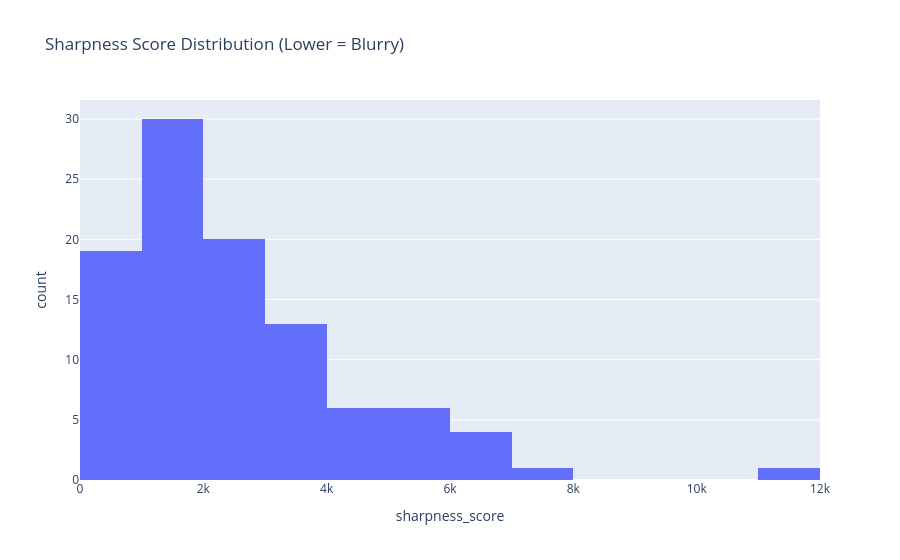

Write notebook code for a chart like this one.
### Markdown cell above
# **Check for Blurry/Corrupted Images**

### Code cell
import cv2

# Laplacian variance tells us if image is sharp or blurry
# Lower score = blurry, Higher score = sharp

blur_scores = []

for img_id in sample_df["image_id"]:
    img_path = TRAIN_DIR + "/" + img_id
    gray_img = cv2.imread(img_path, cv2.IMREAD_GRAYSCALE)
    score = cv2.Laplacian(gray_img, cv2.CV_64F).var()
    blur_scores.append(score)

sample_df["sharpness_score"] = blur_scores

fig = px.histogram(sample_df, x="sharpness_score",
                    title="Sharpness Score Distribution (Lower = Blurry)")
fig.show()

# Show top 3 blurriest images
blurry = sample_df.nsmallest(3, "sharpness_score")
print("Blurriest images found:")
print(blurry[["image_id", "disease_name", "sharpness_score"]])

### Figure 1 — Plotly figure (JSON) as saved in the notebook; plotly's stock layout.template omitted (floating-point values rounded to 4 significant figures)
{"data": [{"bingroup": "x", "hovertemplate": "sharpness_score=%{x}<br>count=%{y}<extra></extra>", "legendgroup": "", "marker": {"color": "#636efa", "pattern": {"shape": ""}}, "name": "", "orientation": "v", "showlegend": false, "type": "histogram", "x": [723.2, 3184.0, 3118.0, 1662.0, 440.3, 1131.0, 1624.0, 1820.0, 1824.0, 4339.0, 401.6, 611.8, 1490.0, 275.1, 2250.0, 81.56, 5257.0, 4302.0, 2022.0, 1072.0, 2967.0, 1548.0, 1224.0, 6452.0, 212.5, 2129.0, 1425.0, 2206.0, 2385.0, 540.4, 2662.0, 1322.0, 973.0, 3803.0, 3248.0, 570.6, 642.0, 1449.0, 2384.0, 704.7, 1027.0, 3698.0, 3884.0, 1464.0, 2227.0, 11240.0, 1081.0, 6199.0, 516.3, 895.7, 2459.0, 7348.0, 1385.0, 2247.0, 1605.0, 4527.0, 1934.0, 2766.0, 2885.0, 4441.0, 3470.0, 1292.0, 1848.0, 5596.0, 5572.0, 4084.0, 1086.0, 1334.0, 4551.0, 1865.0, 1180.0, 6668.0, 1534.0, 2224.0, 2757.0, 5589.0, 2434.0, 418.2, 656.8, 3272.0, 1855.0, 2716.0, 578.8, 5604.0, 5112.0, 2947.0, 3796.0, 510.1, 3392.0, 1022.0, 1349.0, 6987.0, 2646.0, 1672.0, 691.9, 1381.0, 3512.0, 3229.0, 3816.0, 2329.0], "xaxis": "x", "yaxis": "y"}], "layout": {"barmode": "relative", "legend": {"tracegroupgap": 0}, "title": {"text": "Sharpness Score Distribution (Lower = Blurry)"}, "xaxis": {"anchor": "y", "domain": [0, 1], "title": {"text": "sharpness_score"}}, "yaxis": {"anchor": "x", "domain": [0, 1], "title": {"text": "count"}}}}
